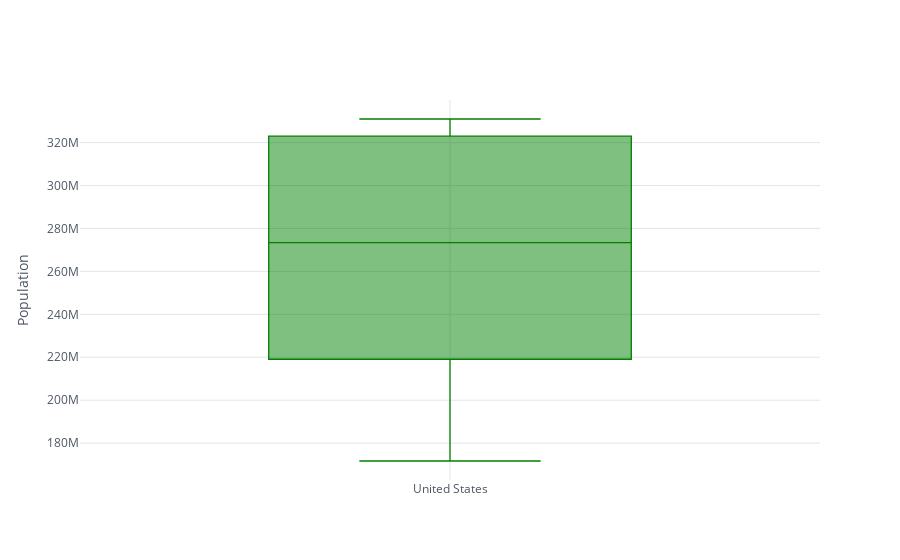

Notebook code cell kept with this figure:
### Markdown cell above
Caja

### Code cell
df_population['United States'].iplot(kind='box', color='green', 
                                     yTitle='Population')

### Figure 1 — Plotly figure (JSON) as saved in the notebook; plotly's stock layout.template omitted (floating-point values rounded to 4 significant figures)
{"data": [{"boxpoints": false, "line": {"width": 1.3}, "marker": {"color": "rgba(0, 128, 0, 1.0)"}, "name": "United States", "orientation": "v", "type": "box", "y": [171685336, 186720571, 199733676, 209513341, 219081251, 229476354, 240499825, 252120309, 265163745, 281710909, 294993511, 309011475, 320878310, 323015995, 325084756, 327096265, 329064917, 331002651]}], "layout": {"legend": {"bgcolor": "#FFFFFF", "font": {"color": "#4D5663"}}, "paper_bgcolor": "#FFFFFF", "plot_bgcolor": "#FFFFFF", "title": {"font": {"color": "#4D5663"}}, "xaxis": {"gridcolor": "#E1E5ED", "showgrid": true, "tickfont": {"color": "#4D5663"}, "title": {"font": {"color": "#4D5663"}, "text": ""}, "zerolinecolor": "#E1E5ED"}, "yaxis": {"gridcolor": "#E1E5ED", "showgrid": true, "tickfont": {"color": "#4D5663"}, "title": {"font": {"color": "#4D5663"}, "text": "Population"}, "zerolinecolor": "#E1E5ED"}}}
